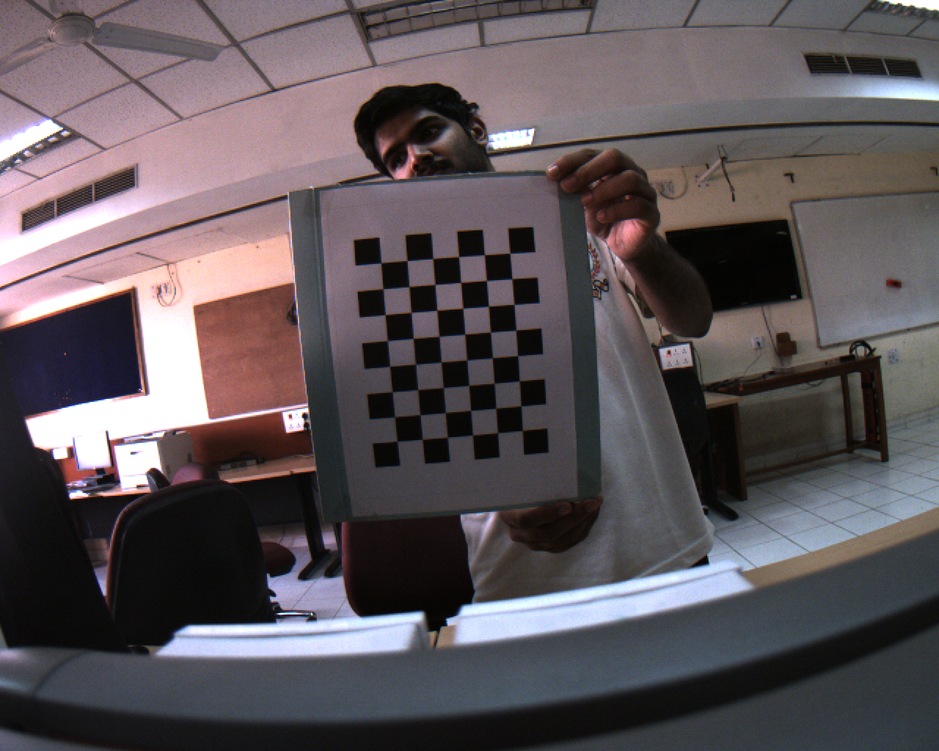
#> input picture test/checkerboard-flycap/calib01.png, 939 x 751 px, shrunk from 1280 x 1024 before the run; its folder holds only this picture in this run
$ python calibrate.py checkerboard-flycap/calib01.png
#> lines starting #> are read from the running program, lines starting #| are printed output that depends on the picture; long printed decimals are rounded
### test/common.py
#!/usr/bin/env python

'''
This module contains some common routines used by other samples.
'''

# Python 2/3 compatibility
from __future__ import print_function
import sys
PY3 = sys.version_info[0] == 3

if PY3:
    from functools import reduce

import numpy as np
import cv2

# built-in modules
import os
import itertools as it
from contextlib import contextmanager

image_extensions = ['.bmp', '.jpg', '.jpeg', '.png', '.tif', '.tiff', '.pbm', '.pgm', '.ppm']

class Bunch(object):
    def __init__(self, **kw):
        self.__dict__.update(kw)
    def __str__(self):
        return str(self.__dict__)

def splitfn(fn):
    path, fn = os.path.split(fn)
    name, ext = os.path.splitext(fn)
    return path, name, ext

def anorm2(a):
    return (a*a).sum(-1)
def anorm(a):
    return np.sqrt( anorm2(a) )

# [44 lines left out: functions homotrans, to_rect, rect2rect_mtx, lookat, mtx2rvec, draw_str, not called in this run]

class Sketcher:
    # [8 lines left out: function __init__, not called in this run]

    def show(self):
        cv2.imshow(self.windowname, self.dests[0])

    # [13 lines left out: function on_mouse, not called in this run]


# palette data from matplotlib/_cm.py
_jet_data =   {'red':   ((0., 0, 0), (0.35, 0, 0), (0.66, 1, 1), (0.89,1, 1),
                         (1, 0.5, 0.5)),
               'green': ((0., 0, 0), (0.125,0, 0), (0.375,1, 1), (0.64,1, 1),
                         (0.91,0,0), (1, 0, 0)),
               'blue':  ((0., 0.5, 0.5), (0.11, 1, 1), (0.34, 1, 1), (0.65,0, 0),
                         (1, 0, 0))}

cmap_data = { 'jet' : _jet_data }

# [14 lines left out: function make_cmap, not called in this run]

def nothing(*arg, **kw):
    pass

def clock():
    return cv2.getTickCount() / cv2.getTickFrequency()

# [8 lines left out: function Timer, not called in this run]

class StatValue:
    def __init__(self, smooth_coef = 0.5):
        self.value = None
        self.smooth_coef = smooth_coef
    # [6 lines left out: function update, not called in this run]

class RectSelector:
    # [31 lines left out: functions __init__, onmouse, draw, not called in this run]
    @property
    def dragging(self):
        return self.drag_rect is not None


# [24 lines left out: functions grouper, mosaic, not called in this run]

def getsize(img):
    h, w = img.shape[:2]
    return w, h

def mdot(*args):
    return reduce(np.dot, args)

# [4 lines left out: function draw_keypoints, not called in this run]

### test/calibrate.py
#!/usr/bin/env python

'''
camera calibration for distorted images with chess board samples
reads distorted images, calculates the calibration and write undistorted images

usage:
    calibrate.py [--debug <output path>] [--square_size] [<image mask>]

default values:
    --debug:    ./output/
    --square_size: 1.0
    <image mask> defaults to ../data/left*.jpg
'''

# Python 2/3 compatibility
from __future__ import print_function

import numpy as np
import cv2

# local modules
from common import splitfn

# built-in modules
import os

if __name__ == '__main__':
    import sys
    import getopt
    from glob import glob

    args, img_mask = getopt.getopt(sys.argv[1:], '', ['debug=', 'square_size='])
    args = dict(args)
    args.setdefault('--debug', './output/')
    args.setdefault('--square_size', 1.0)
    if not img_mask:
        img_mask = './checkerboard-flycap/calib*.png'
    else:
        img_mask = img_mask[0]

    img_names = glob(img_mask)
    debug_dir = args.get('--debug')
    if not os.path.isdir(debug_dir):
        os.mkdir(debug_dir)
    square_size = float(args.get('--square_size'))

    pattern_size = (8, 6)
    pattern_points = np.zeros((np.prod(pattern_size), 3), np.float32)
    pattern_points[:, :2] = np.indices(pattern_size).T.reshape(-1, 2)
    pattern_points *= square_size

    obj_points = []
    img_points = []
    h, w = 0, 0
    img_names_undistort = []
    print (img_names)
    for fn in img_names:
        print('processing %s... ' % fn, end='')
        img = cv2.imread(fn, 0)
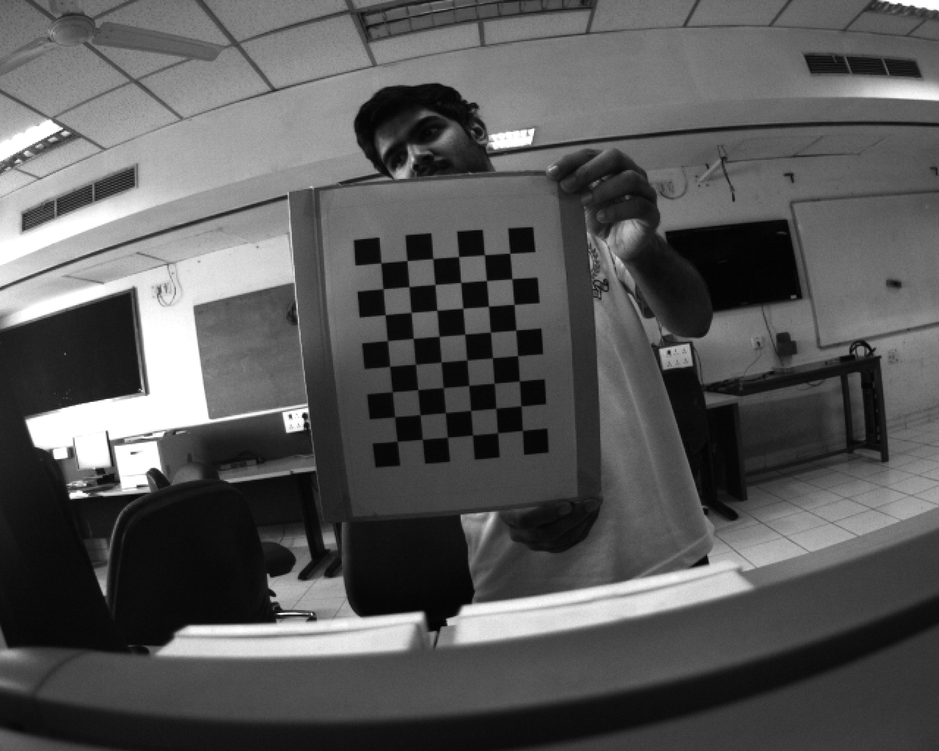
#> img: shape (751, 939); min 1, max 255, mean 87.8
        if img is None:
            print("Failed to load", fn)
            continue

        h, w = img.shape[:2]
#> h = 751; w = 939
        found, corners = cv2.findChessboardCorners(img, pattern_size)
#> found = True; corners = 48 rows, first 8: [509.8, 253.4], [511.7, 278.9], [514, 304.5], [516, 330], [517.4, 355.6], [519.2, 380.8], [520.9, 405.9], [522.4, 430.3]
        if found:
            term = (cv2.TERM_CRITERIA_EPS + cv2.TERM_CRITERIA_COUNT, 30, 0.1)
            cv2.cornerSubPix(img, corners, (5, 5), (-1, -1), term)

        if debug_dir:
            vis = cv2.cvtColor(img, cv2.COLOR_GRAY2BGR)
            cv2.drawChessboardCorners(vis, pattern_size, corners, found)
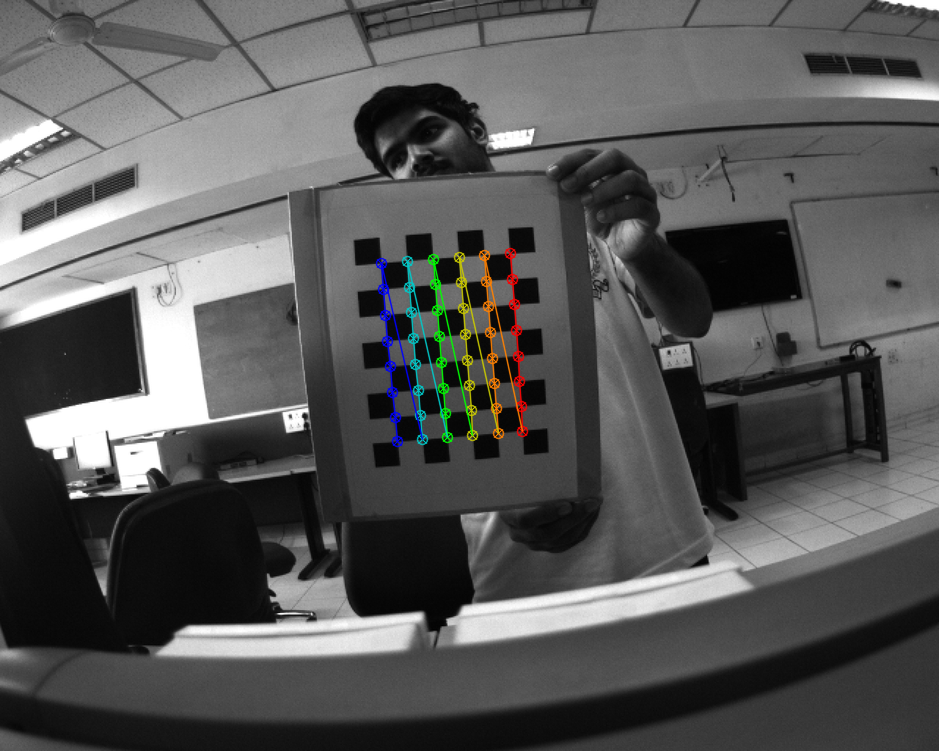
#> vis: shape (751, 939, 3); mean B, G, R 88, 88.4, 88.3
            path, name, ext = splitfn(fn)
            outfile = debug_dir + name + '_chess.png'
            cv2.imwrite(outfile, vis)
            if found:
                img_names_undistort.append(outfile)

        if not found:
            print('chessboard not found')
            continue

        img_points.append(corners.reshape(-1, 2))
        obj_points.append(pattern_points)

        print('ok')

    # calculate camera distortion
    rms, camera_matrix, dist_coefs, rvecs, tvecs = cv2.calibrateCamera(obj_points, img_points, (w, h), None, None)
#> rms = 0.121; camera_matrix = [[945.6, 0, 464.7], [0, 940.5, 402.9], [0, 0, 1]]; dist_coefs = [[-0.415, -40.03, -0.0564, -0.0123, 810.3]]; rvecs = ([0.0618, -0.169, 1.49],); tvecs = ([1.77, -5.79, 36.4],)

    print("\nRMS:", rms)
#| RMS: 0.1206
    print("camera matrix:\n", camera_matrix)
#| camera matrix:
#|  [[945.626   0.         464.675]
#|  [  0.         940.451 402.911]
#|  [  0.           0.           1.        ]]
    print("distortion coefficients: ", dist_coefs.ravel())
#| distortion coefficients:  [-4.14793080e-01 -4.00311879e+01 -5.64192412e-02 -1.22993165e-02
#|   8.10344645e+02]

    # undistort the image with the calibration
    print('')
    for img_found in img_names_undistort:
        img = cv2.imread(img_found)

        h,  w = img.shape[:2]
        newcameramtx, roi = cv2.getOptimalNewCameraMatrix(camera_matrix, dist_coefs, (w, h), 1, (w, h))
#> newcameramtx = [[10160.4, 0, 481.9], [0, 3124.3, 267.7], [0, 0, 1]]; roi = (399, 247, 166, 51)

        dst = cv2.undistort(img, camera_matrix, dist_coefs, None, newcameramtx)
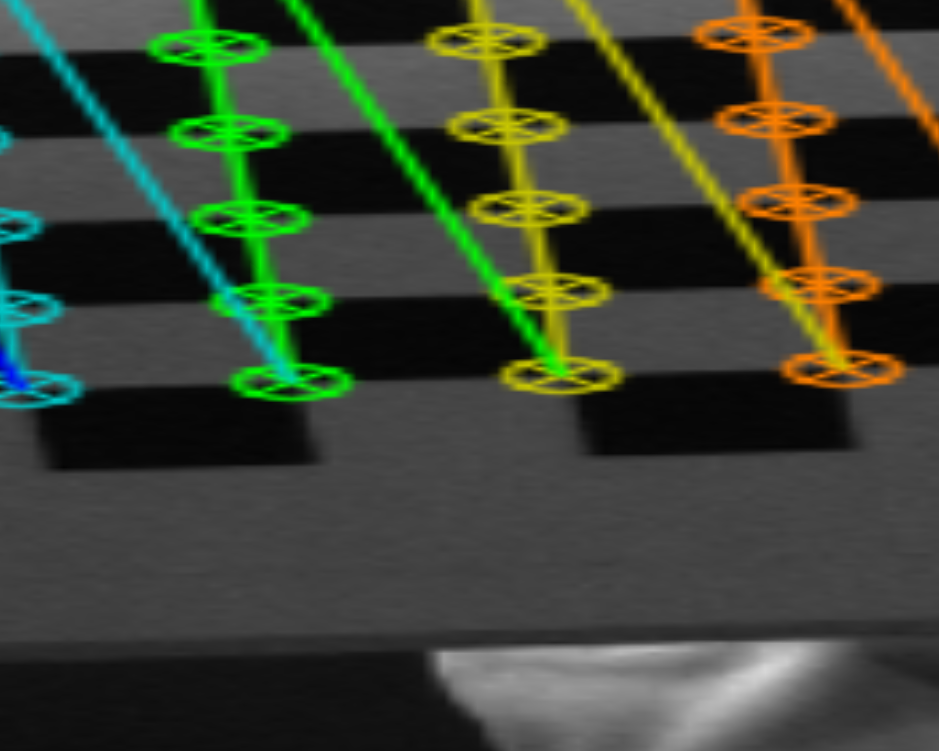
#> dst: shape (751, 939, 3); mean B, G, R 50.4, 66.4, 59.1

        # crop and save the image
        x, y, w, h = roi
#> x = 399; y = 247; w = 166; h = 51
        dst = dst[y:y + h, x:x + w]
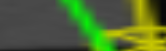
#> dst: shape (51, 166, 3); mean B, G, R 48, 102.8, 79.6
        outfile = img_found + '_undistorted.png'
        print('Undistorted image written to: %s' % outfile)
        cv2.imwrite(outfile, dst)

    cv2.destroyAllWindows()

$ run again, on test/checkerboard-flycap/calib05.png
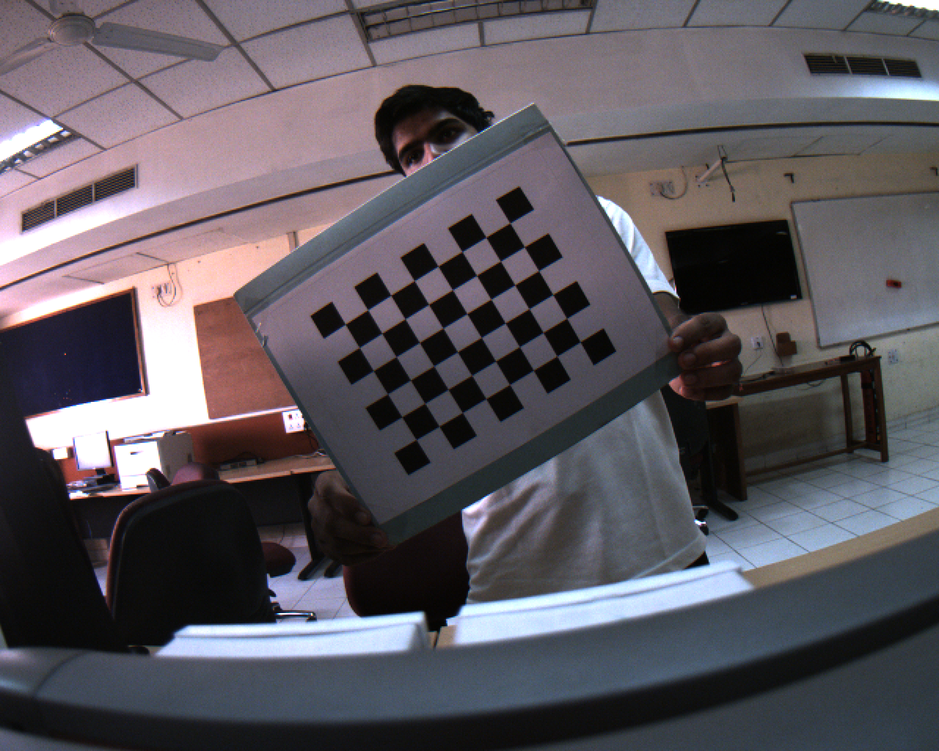
#> input picture test/checkerboard-flycap/calib05.png, 939 x 751 px, shrunk from 1280 x 1024 before the run
#> found = True; corners = 48 rows, first 8: [345.4, 324.2], [368, 309.9], [391, 295.1], [414.5, 280.6], [438.2, 266], [462.3, 251.6], [485.9, 237.5], [509.7, 222.9]
#> `cv2.drawChessboardCorners(vis, pattern_size, corners, found)`:
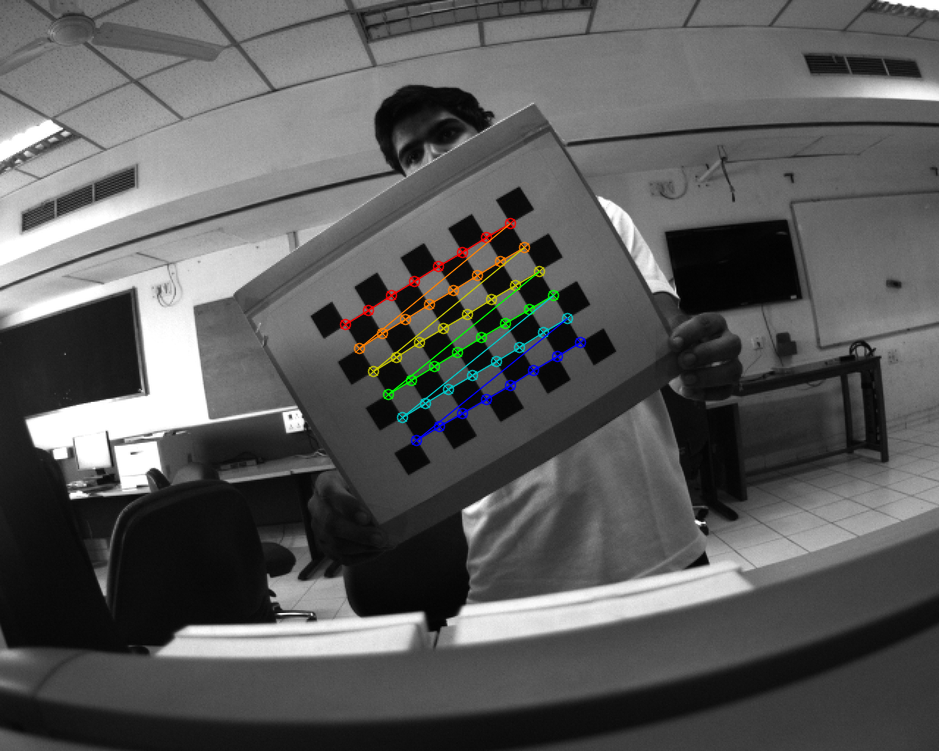
#> vis: shape (751, 939, 3); mean B, G, R 89.7, 90.1, 89.9
#> rms = 0.0839; camera_matrix = [[263.4, 0, 466.4], [0, 258.9, 397], [0, 0, 1]]; dist_coefs = [[-0.094, 0.0344, -0.0151, 0.00233, -0.00589]]; rvecs = ([0.0405, 0.0144, -0.543],); tvecs = ([-4.44, -2.67, 9.46],)
#| RMS: 0.08386
#| camera matrix:
#|  [[263.424   0.         466.378]
#|  [  0.         258.936 396.969]
#|  [  0.           0.           1.        ]]
#| distortion coefficients:  [-0.09404  0.03444 -0.01506  0.002327 -0.005895]
#> newcameramtx = [[263.4, 0, 466.4], [0, 208.3, 375], [0, 0, 1]]; roi = (0, 56, 938, 603)
#> `x, y, w, h = roi`: x = 0; y = 56; w = 938; h = 603
#> `dst = dst[y:y + h, x:x + w]`:
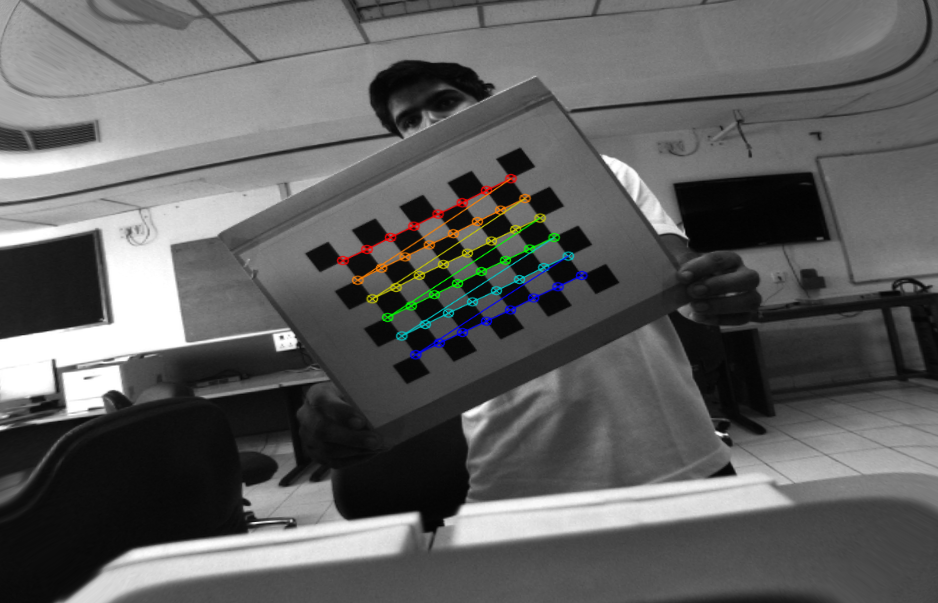
#> dst: shape (603, 938, 3); mean B, G, R 95.7, 96.1, 96
